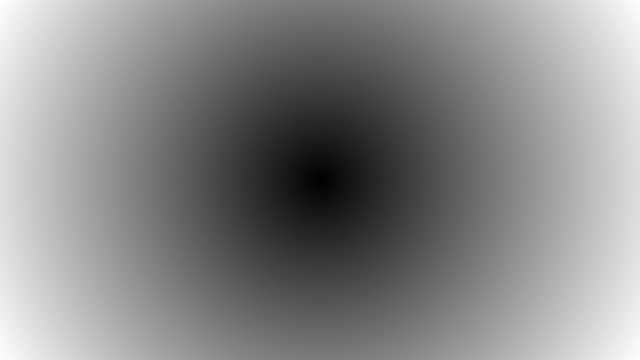
Frame 1 (no input)
Frame 2 (the mouse pressed at the canvas centre, redrawn once): identical to frame 1, image omitted

The Processing sketch that drew this single still picture (run headless with seeded random() and noise(); the mouse was pressed at the canvas centre and the sketch redrawn once):

// Processing sketch: black_hole
// ── black_hole.pde
float[][] distances;
float maxDistance;
int spacer = 1;

void setup() {

  size(640, 360);
  pixelDensity(2);
  maxDistance = dist(width/2, height/2, width, height);
  distances = new float[width][height];
  for (int y = 0; y < height; y++) {
    for (int x = 0; x < width; x++) {
      float distance = dist(width/2, height/2, x, y);
      distances[x][y] = distance/maxDistance * 255;
    }
  }
  strokeWeight(2*spacer);
  noLoop();  // Run once and stop
}

void draw() {
  background(0);
  // This embedded loop skips over values in the arrays based on
  // the spacer variable, so there are more values in the array
  // than are drawn here. Change the value of the spacer variable
  // to change the density of the points
  for (int y = 0; y < height; y += spacer) {
    for (int x = 0; x < width; x += spacer) {
      stroke(distances[x][y]);
      point(x + spacer/2, y + spacer/2);
    }
  }
}
